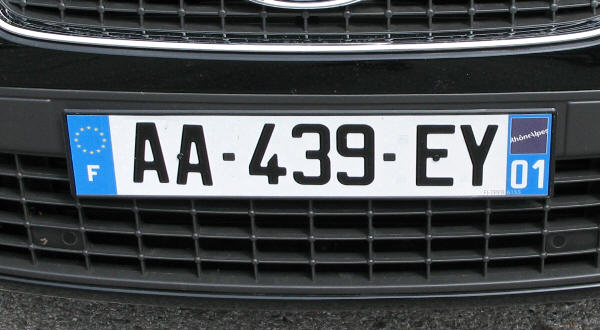
//> input picture ComputerVision1/Images/Images1/frenchPlate.jpg, 600 x 330 px
$ ./eindopdracht   (built with g++ and OpenCV 4)
//> lines starting //> are read from the running program, lines starting //| are printed output that depends on the picture; after the words box and inside, x2 and y2 are one past the last pixel; in counts of white or black regions, pixels touching at a corner belong together
#include <opencv2/opencv.hpp>
#include <opencv2/objdetect.hpp>
#include <iostream>
#include <algorithm>

using namespace std;
using namespace cv;

void extractCharacters(const Mat& imagePlate, int plateNumber) {
    //preproces the picture
    Mat imageGray, imageThreshold;
    cvtColor(imagePlate, imageGray, COLOR_BGR2GRAY);

    //hiermee wordt het omgezet naar een definitief zwart-wit, de thersh_otsu zorgt ervoor dat automatisch de beste (volgens de computer) drempelwaarde gelegd wordt.
    threshold(imageGray, imageThreshold, 0, 255, THRESH_BINARY_INV | THRESH_OTSU);

    //make the contours
    vector<vector<Point>> contours;
    findContours(imageThreshold.clone(), contours, RETR_EXTERNAL, CHAIN_APPROX_SIMPLE);

    //loops door alle contours heen
    for (int i = 0; i < contours.size(); i++) {
        drawContours(imagePlate, contours, i, Scalar(255, 0, 255), 3);
    }
    imshow("contours", imagePlate);

    //make boundingbox for all contours
    vector<Rect> charRects;
    for (const auto& contour : contours) {
        Rect rect = boundingRect(contour);
        //filtert op grootte zodat zo min mogelijk ruis gedetecteerd wordt
        if (rect.height > 20 && rect.width > 10 && rect.height < 100 && rect.width < 100) {
        charRects.push_back(rect);
        }
    }
    //sorteert de contours zodat ze in de goeie volghorde opgeslagen worden
    sort(charRects.begin(), charRects.end(), [](const Rect& a, const Rect& b) {
        return a.x < b.x;
    });

    //slaat alle symbolen op op basis van index (symbool x op nummberbord) en plateNumber (hoeveelste nummerbord)
    int index = 1;
    for (const auto& rect : charRects) {
        Mat charImg = imageThreshold(rect);
        imwrite("resources/plates/Nummerbord" + to_string(plateNumber) + "_" + to_string(index) + ".png", charImg);

        Mat imgResize;
        resize(charImg, imgResize, Size(), 4, 4);
		imshow("Character " + to_string(index), imgResize);
        index++;
    }
    cout << "alles is opgeslagen" << endl;
}

int main() {
    CascadeClassifier plateCascade;
    plateCascade.load("resources/haarcascade_russian_plate_number.xml");
    if (plateCascade.empty()) {
        cout << "Kon plate_classifier.xml niet laden." << endl;
        return 0;
    }

    Mat image = imread("images/images1/frenchPlate.jpg");
//> image is the input picture: 330 rows x 600 cols, CV_8UC3; mean B, G, R 81.4, 77.8, 72.9
	imshow("Original Image", image);

    vector<Rect> plates;

    //search for plates with xml data
    plateCascade.detectMultiScale(image, plates, 1.1, 5);
//> plates = 1 Rect (x, y, width, height): [118, 70, 470, 157]

    //if no plates have been found, end the program
    if (plates.empty()) {
        cout << "Geen nummerplaat gevonden." << endl;
		waitKey(0);
        return 0;
    }

    int plateCount = 1;

    //go through all plates in picture
    for (const auto& rect : plates) {
        Mat plateROI = image(rect);
        extractCharacters(plateROI, plateCount);
        plateCount++;
    }
//> this loop made 1 pass
//| alles is opgeslagen
//> pass 1, `Mat plateROI = image(rect);`:
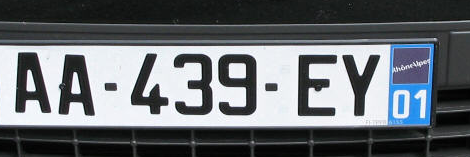
//> plateROI: 157 rows x 470 cols, CV_8UC3; mean B, G, R 111.5, 107.2, 102.7
//> pass 1, in extractCharacters, `cvtColor(imagePlate, imageGray, COLOR_BGR2GRAY);`:
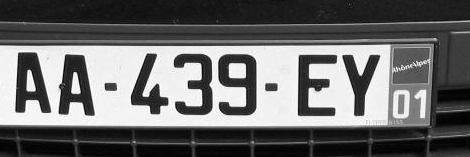
//> imageGray: 157 rows x 470 cols, CV_8UC1; min 1, max 255, mean 106.3
//> pass 1, in extractCharacters, `threshold(imageGray, imageThreshold, 0, 255, THRESH_BINARY_INV | THRES..`:
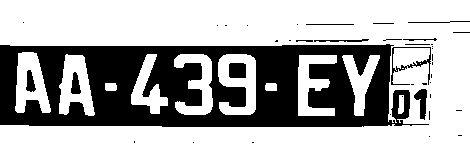
//> imageThreshold: 157 rows x 470 cols, CV_8UC1; 67.4% white; 41 black regions (28 under 20 px), largest, box (x1, y1, x2, y2) and area: (0, 44, 429, 127) 22550, (391, 47, 431, 85) 274, (229, 63, 246, 78) 251
//> pass 1, in extractCharacters, `imshow("contours", imagePlate);`:
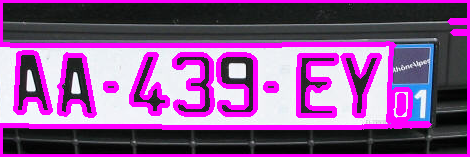
//> window 'contours': 157 rows x 470 cols, CV_8UC3; mean B, G, R 142.9, 82.4, 137
//> after the loop:
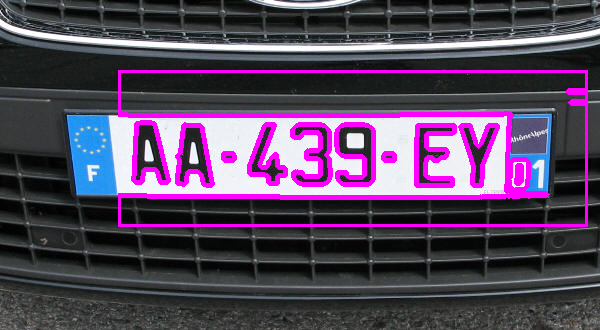
//> image: 330 rows x 600 cols, CV_8UC3; 8.43% of pixels changed, all inside (x1, y1, x2, y2) = (118, 70, 588, 227)
//> after the loop, plateCount = 2

    waitKey(0);
    return 0;
}
